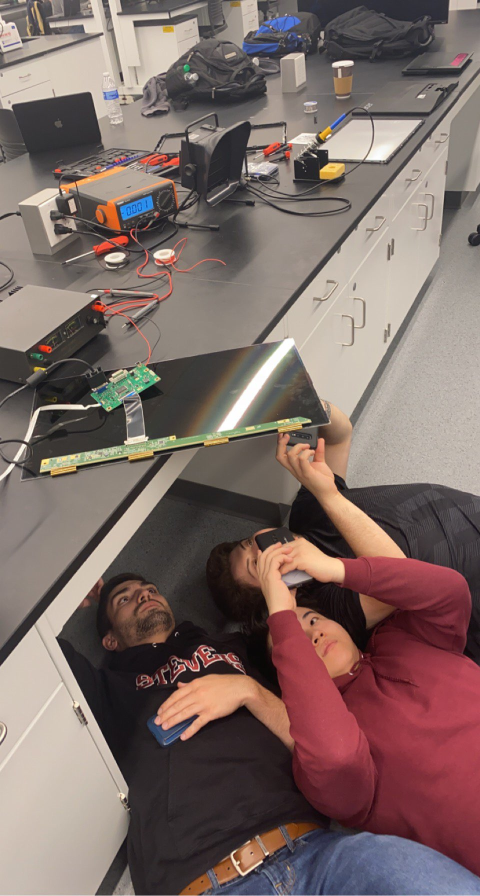
#> input picture Photos_Slides/IMG_6175.jpg, 960 x 1792 px, found by its file name (shown at 1/2 size); its folder holds only this picture in this run
$ python LoopSlidesOS.py
#> lines starting #> are read from the running program, lines starting #| are printed output that depends on the picture
import os
from tkinter import *
from PIL import Image,ImageTk
import time

photos = []
delay = 2000
dir_path = "C:\\msys64\\home\\Crystal-Link\\git\\Clearvoyance\\Photos_Slides\\" #replace with your own path
#dir_path = "/home/pi/Desktop/Clearvoyance/Clearvoyance/Photos_Slides/" #this is the directy for the pi

photos_name = sorted(os.listdir(dir_path)) # grab the photo names using os and sort them in a list
numPhots = len(photos_name) # get the number of photos in the directory
#print(str(photos_name) + "there are "+ str(numPhots)+" photos") #print what's in the directory


win = Tk() # create tkinter frame
win.attributes('-fullscreen', True) # sets display size
wwid, whgt = win.winfo_screenwidth(), win.winfo_screenheight()

#creates a canvas
canvas= Canvas(win, width=wwid, height=whgt)
canvas.pack()

# processes the image and resizes them as a tkinter photo
def Process_Image(ph):
#> called with ph = 'IMG_6175.jpg'
    rawimg = Image.open( dir_path + ph) #mike's computer
#> rawimg is the input picture: PIL image 960x1792 RGB; mean R, G, B 125.2, 106.6, 102.1
    iwid, ihgt = rawimg.size
#> iwid = 960; ihgt = 1792

    ratio = min(wwid/iwid, whgt/ihgt)
#> ratio = 0.603
    iwid = int(iwid * ratio)
#> iwid = 578
    ihgt = int(ihgt * ratio)
#> ihgt = 1080
    rawimg = rawimg.resize((iwid, ihgt), Image.LANCZOS)
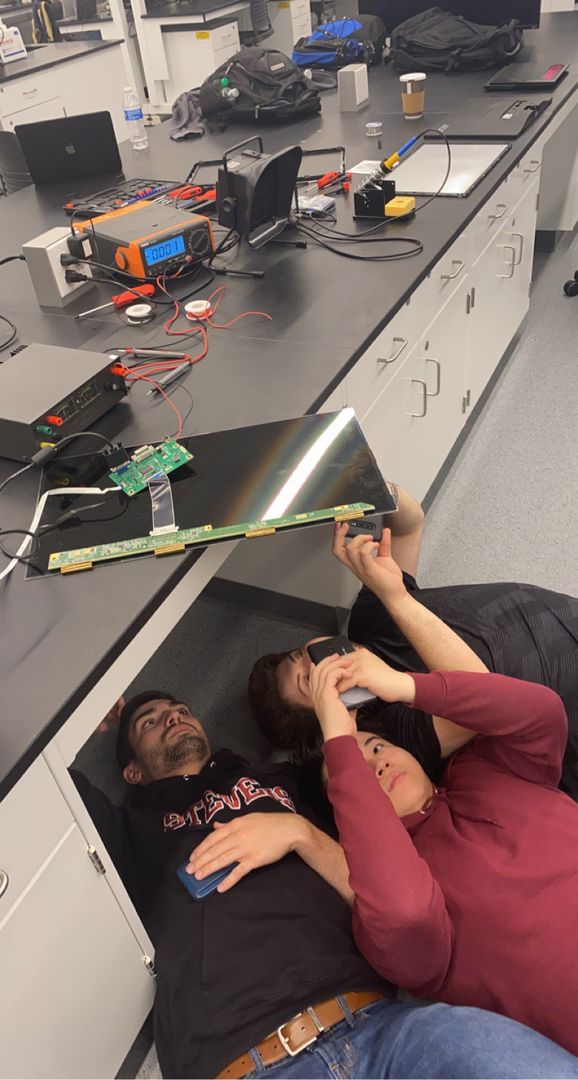
#> rawimg: PIL image 578x1080 RGB; mean R, G, B 125.2, 106.6, 102.1

    #Load an image in the script
    return ImageTk.PhotoImage(rawimg)

# makes a list of tkinter photo objects to be displayed
for photo in photos_name:
    photos.append(Process_Image(photo))

#displays each photo in the list and loops infinitally
    win.config(cursor="none")
while True:
#> (the run stopped early here; a loop or call above may not have finished)
